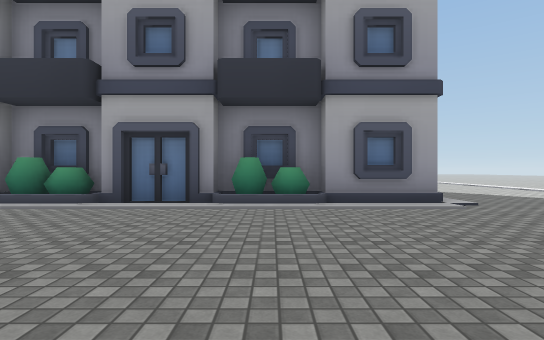
view 1 (above)

24 first-person views from a walk through a scene from a Unity 3-D project. The camera is 1.2 m above the floor, looks level and sees 80° across. The floor is counted in squares, 2 m on a side. Each view is taken from the middle of a square. On the plan, view 1 faces up. The plan holds only what a view shows up to about 10 squares ahead; the rest is blank. The place goes on beyond the plan. The player character is not drawn. Some surface patterns are stand-ins.

view 2
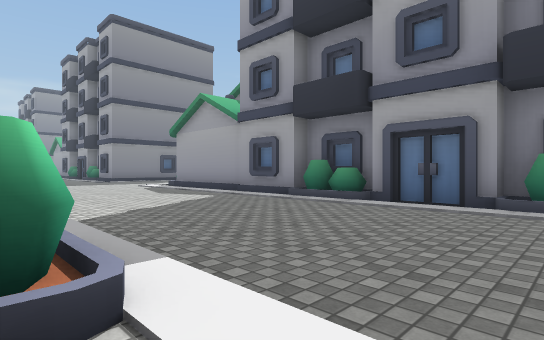

view 3
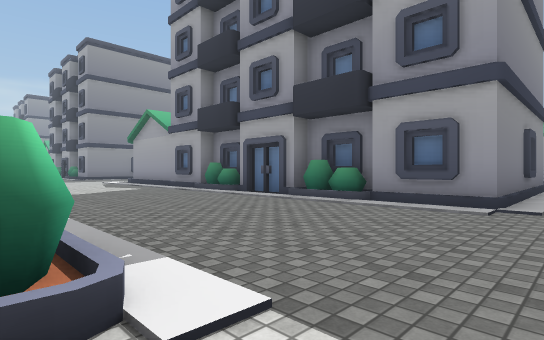

view 4
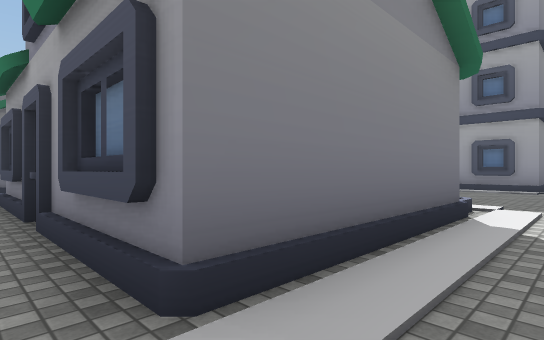

view 5
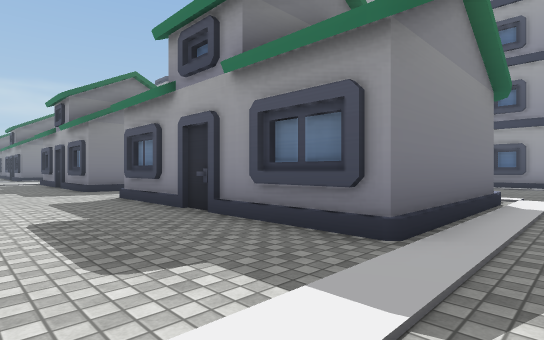

view 6
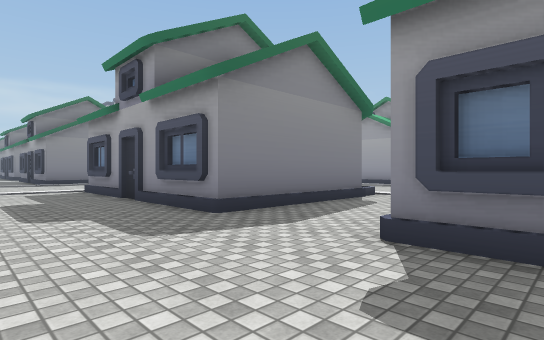

view 7
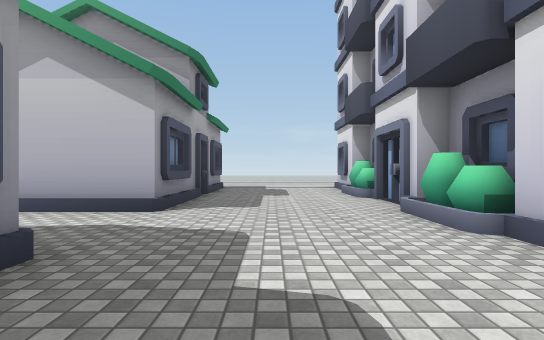

view 8
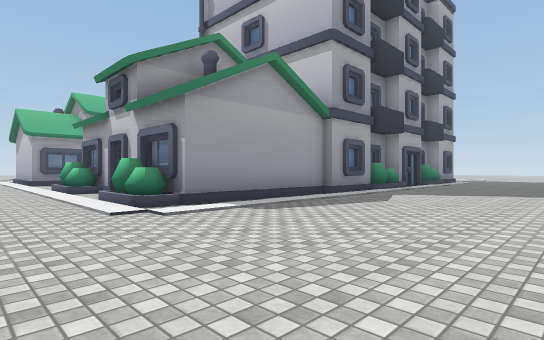

view 9
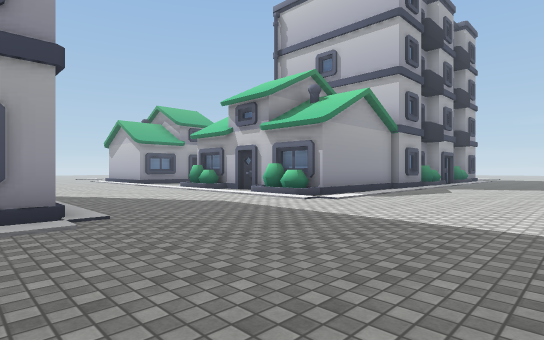

view 10
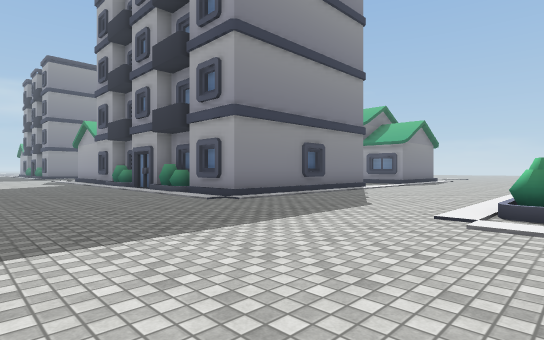

view 11
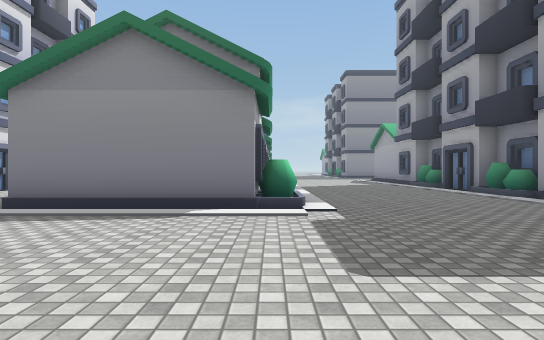

view 12
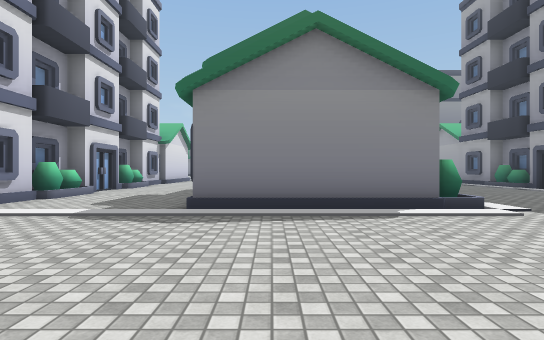

view 13
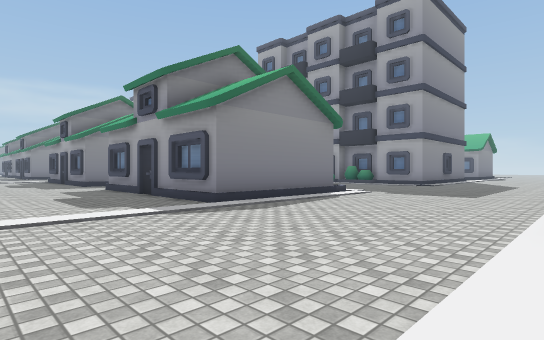

view 14
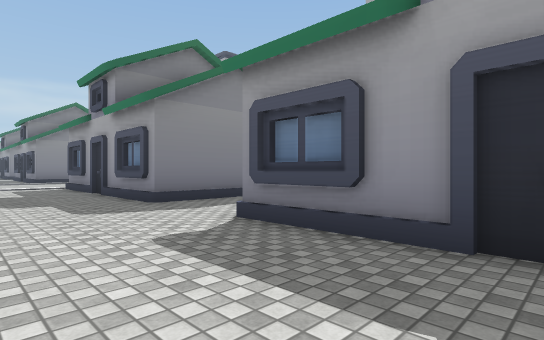

view 15
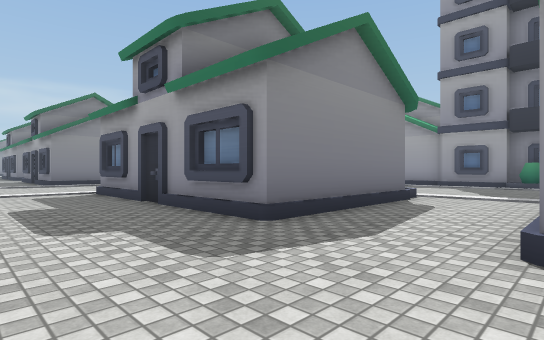

view 16
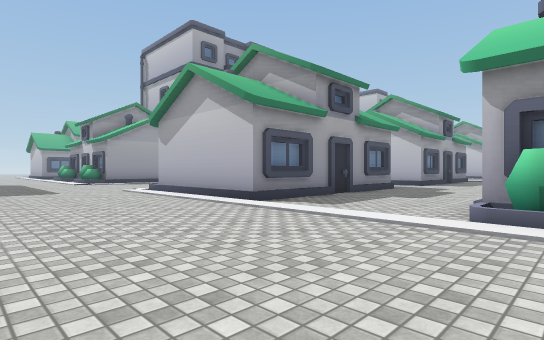

view 17
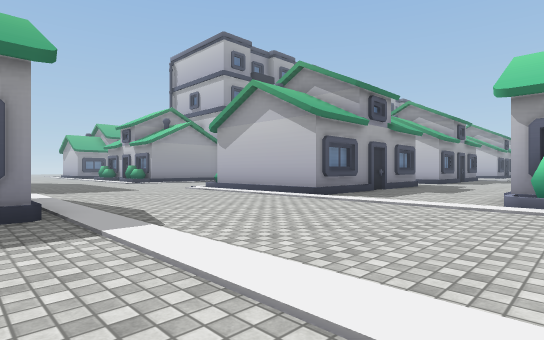

view 18
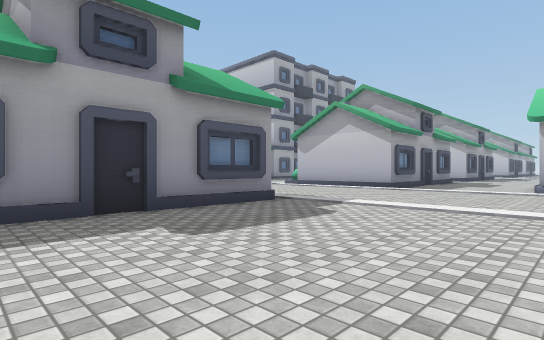

view 19
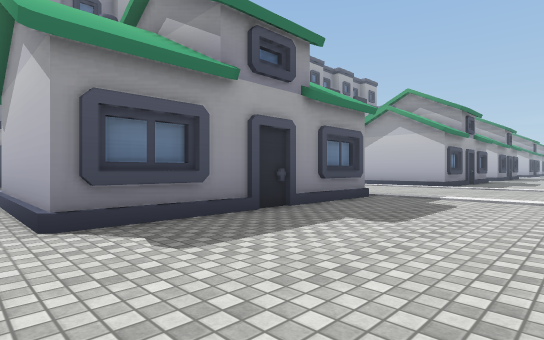

view 20
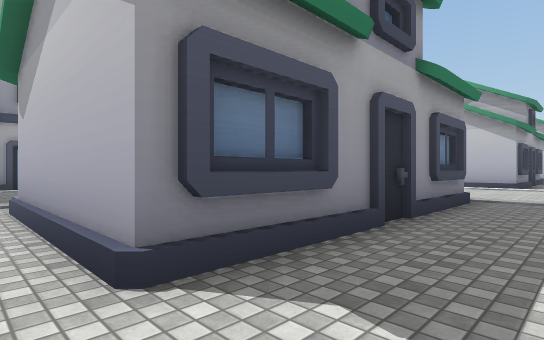

view 21
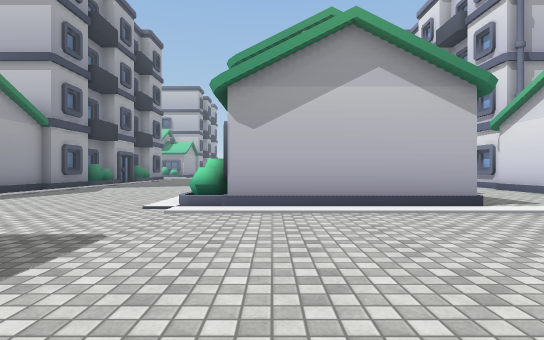

view 22
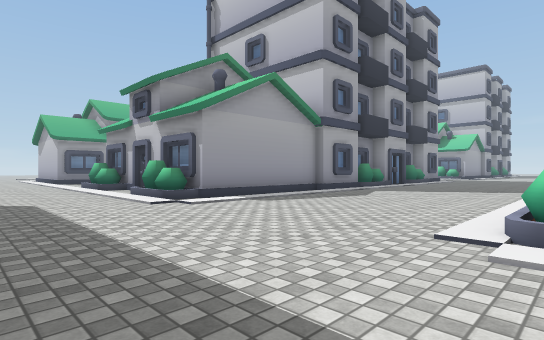

view 23
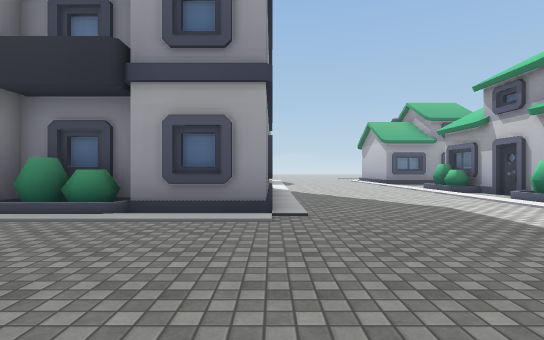

view 24
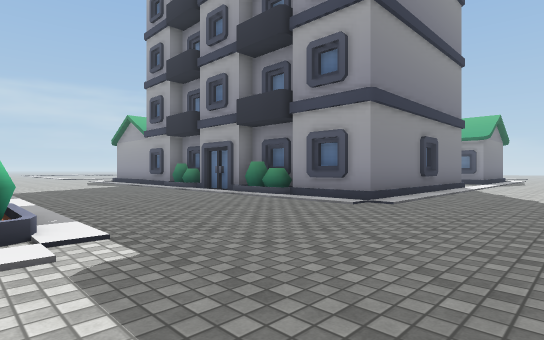

### Floor plan
Key: @ floor where view 1 was taken; # wall or solid block; . floor; / step, stairs or slope; O other object.
Columns run from 44 left of view 1 to 4 right of it. Each row starts with its distance up from view 1.
 13                                ..
 12         ....                ..../O
 11        O....OO              ....OO             O
 10        #..../O              ..../O             #
  9        #.....O             #.....O             #
  8        #..../O             #..../O             #.
  7        O....OO             O....OO             O.
  6  OOOOOOO..../OOOOOOOO OOOOOO..../OOOOOOOOOOOOOOO.
  5  .................... ...........................
  4 ..................... ...........................
  3 .................................................
  2 .................................................
  1 ..................... ..............  ...........
  0  O   OO...../O    /.. O  OO/..../     /. OO/@OO/.
 -1 .O     /..../     O..      /....      O.       /.
 -2 .O     /..../     O..      /....      O..O     /.
 -3 .O     /..../     O..      /..../     O..O     /.
 -4 .OOOOOO/..../OOOOOO..OOOOOO/..../OOOOOO..OOOOOO/.
 -5 .................................................
 -6 .................................................
 -7 .................................    ............
 -8 ............/OOOOO    OOO.O...../     O.O.OOO.O
 -9   ..........OO         OOO             OOO  OO

Positions as (right, up) in squares from view 1, and headings:
1: (0, 0), facing up
2: (0, 0), facing up-left
3: (4, 0), facing up-left
4: (4, -5), facing up-left
5: (4, -7), facing up-left
6: (-2, -7), facing up-left
7: (-8, -6), facing right
8: (-14, 1), facing up-right
9: (-18, 1), facing up-right
10: (-11, 1), facing up-left
11: (-12, 0), facing left
12: (-12, -3), facing left
13: (-12, -8), facing up-left
14: (-20, -7), facing up-left
15: (-23, -7), facing up-left
16: (-36, -9), facing up-right
17: (-38, -9), facing up-right
18: (-42, -9), facing up-right
19: (-44, -8), facing up-right
20: (-44, -6), facing up-right
21: (-37, -1), facing right
22: (-35, 0), facing up-right
23: (-37, 1), facing up
24: (-34, 0), facing up-left
